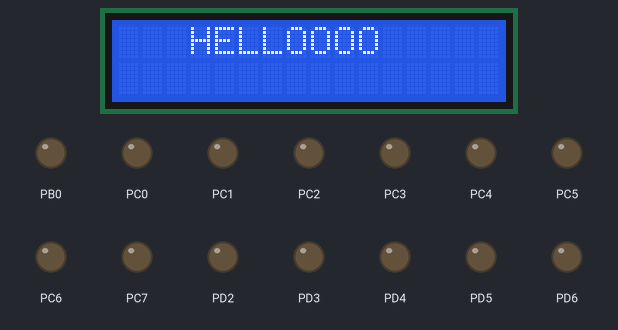
Bench run of a program on a simulated ATmega32, built with avr-gcc and emulated at 16 MHz. Shown: 16×2 character LCD, output pins drawn as LEDs (lit = HIGH). Wiring (inferred from the names in the program): character LCD (HD44780): RS PB1; R/W PB2; E PB3; data PA0, PA1, PA2, PA3, PA4, PA5, PA6, PA7. Pins used as bus, display or sensor lines are not drawn.

Above: at 0.2 s.
At 0.9 s:
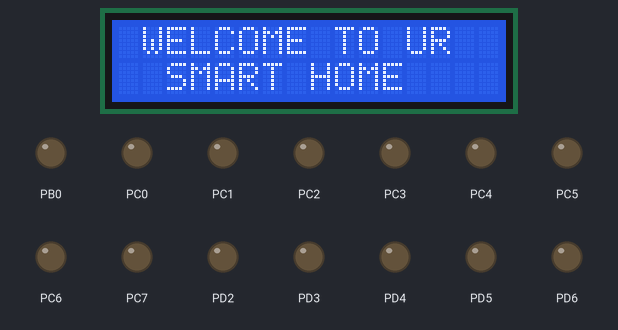

Measured:
- what the display in image 0 shows lasts 0.6 s, from 0.2 s to 0.8 s

The program:

main.c
```c
/*
 * MASTER MCU.c
 *
 * Created: 12/11/2020 10:52:20 PM
 * Author : Mirna
 */

#include <avr/io.h>
#define F_CPU 16000000UL
#include "util/delay.h"
#include "STD_types.h"
#include "DIO.h"
#include "SPI.h"
#include "USART_RS232_H_file.h"
#include "LCD.h"

int main(void)
{


	DIO_Init();
	USART_Init(9600);
	SPI_Init('M');
	SlaveEn();

	LCD_Init();
	LCD_clr();

	LCD_StringPos("HELLOOOO",1,3);
	_delay_ms(500);
	LCD_clr();
	LCD_StringPos("WELCOME TO UR",1,1);
	LCD_StringPos("SMART HOME",2,2);

	_delay_ms(500);


	Uint8 Received_Data;


		while(1)
		{


				Received_Data = USART_RxChar();						/* received data from bluetooth terminal*/
				_delay_ms(100);

				SPI_Write(Received_Data);
				_delay_ms(100);


		}


}
```

ADC.c
```c
/*
 * ADC.c
 *
 * Created: 12/13/2020 11:48:24 AM
 *  Author: Mirna
 */

#include "ADC.h"
#include "DIO.h"
#include <avr/io.h>


void ADC_Init()
{
	setB(ADMUX,REFS0);
	setB(ADMUX,REFS1);
	setB(ADCSRA,ADPS0);
	setB(ADCSRA,ADPS1);
	setB(ADCSRA,ADPS2);
	setB(ADCSRA,ADEN); // enable
}


Uint16 ADC_Read(Uint8 channel)
{
	Uint16 Data=0;


	ADMUX = (ADMUX & 0b11100000)|(channel & 0b00011111);
	setB(ADCSRA,ADSC);

	while (!((ADCSRA) & (1<<ADIF)));
	setB(ADCSRA,ADIF);

	Data = ADCL;
	Data |= (ADCH << 8);

	return Data;

}
```

ADC.h
```c
/*
 * ADC.h
 *
 * Created: 12/13/2020 11:48:34 AM
 *  Author: Mirna
 */


#ifndef ADC_H_
#define ADC_H_

#include "DIO.h"

void ADC_Init();
Uint16 ADC_Read(Uint8 channel);

#endif /* ADC_H_ */
```

SPI.c
```c
/*
 * SPI.c
 *
 * Created: 12/11/2020 9:37:23 PM
 *  Author: Mirna
 */
#include "SPI.h"


void SPI_Init(Uint8 state)
{
	switch (state)
	{

		case 'M' :
		SPCR |= (1<<SPE)|(1<<MSTR);
		SlaveDis();
		break;

		case 'S' :
		SPCR |= (1<<SPE);
		break;

	}
}

void SPI_Write(Uint8 data)
{
	char flush_buffer;
	SPDR = data;
	while(!(SPSR & (1<<SPIF)));
	flush_buffer = SPDR;
}

Uint8 SPI_Receive()
{
	while(!(SPSR & (1<<SPIF)));
	return(SPDR);
}
```

SPI.h
```c
/*
 * SPI.h
 *
 * Created: 12/11/2020 9:37:41 PM
 *  Author: Mirna
 */


#ifndef SPI_H_
#define SPI_H_

#include "DIO.h"
#include "avr/io.h"


#define SS   DIO_channelB4
#define MOSI DIO_channelB5
#define MISO DIO_channelB6
#define SCK  DIO_channelB7

#define SlaveEn() (DIO_write(SS,STD_low))
#define SlaveDis() (DIO_write(SS,STD_high))

void SPI_Init(Uint8);
void SPI_Write(Uint8 data);
Uint8 SPI_Receive();


#endif /* SPI_H_ */
```

USART_RS232_C_file.c
```c
/*
 * USART_RS232_C_file.c
 *
 * Created: 12/11/2020 9:37:23 PM
 *  Author: Mirna
 */

#include "USART_RS232_H_file.h"

void USART_Init(unsigned long BAUDRATE)
{
	UCSRB |= (1 << RXEN) | (1 << TXEN);
	UCSRC |= (1 << URSEL)| (1 << UCSZ0) | (1 << UCSZ1);
	UBRRL = BAUD_PRESCALE;
	UBRRH = (BAUD_PRESCALE >> 8);
}

char USART_RxChar()
{
	while (!(UCSRA & (1 << RXC)));
	return(UDR);
}

void USART_TxChar(char data)
{
	UDR = data;
	while (!(UCSRA & (1<<UDRE)));
}

void USART_SendString(char *str)
{
	int i=0;
	while (str[i]!=0)
	{
		USART_TxChar(str[i]);
		i++;
	}
}
```

USART_RS232_H_file.h
```c
/*
 * USART_RS232_C_file.h
 *
 * Created: 12/11/2020 9:37:23 PM
 *  Author: Mirna
 */

#ifndef USART_RS232_H_FILE_H_
#define USART_RS232_H_FILE_H_

#define F_CPU 16000000UL
#include <avr/io.h>
#define BAUD_PRESCALE (((F_CPU / (BAUDRATE * 16UL))) - 1)

void USART_Init(unsigned long);
char USART_RxChar();
void USART_TxChar(char);
void USART_SendString(char*);


#endif									
```

LCD.c
```c
/*
* LCD.c
*
* Created: 9/29/2020 7:06:10 PM
*  Author: Mirna
*/

#include "LCD.h"

void LCD_cmd(Uint8 cmd)
{
	LCDDataPort = ((LCDDataPort & 0x0F)|(cmd & 0xF0));
	DIO_write(RS,STD_low);
	DIO_write(E,STD_high);
	_delay_us(100);
	DIO_write(E,STD_low);

	_delay_ms(5);

	LCDDataPort = ((LCDDataPort & 0x0F)|(cmd << 4));
	DIO_write(RS,STD_low);
	DIO_write(E,STD_high);
	_delay_us(100);
	DIO_write(E,STD_low);
	_delay_ms(2);
}

void LCD_Init()
{
	DIO_write(RW,STD_low);

	_delay_ms(20);
	LCD_cmd(0x33);;
	_delay_us(200);
	LCD_cmd(0x32);
	LCD_cmd(0x28);
	LCD_cmd(0x07);
	LCD_cmd(0x06);
	LCD_cmd(0x18);
	LCD_cmd(0x0C);

	LCD_cmd(0x01);//clear
	_delay_ms(2);
}

void LCD_char(Sint8 data)
{
	LCDDataPort = ((LCDDataPort & 0x0F)|(data & 0xF0));
	DIO_write(RS,STD_high);
	DIO_write(E,STD_high);
	_delay_us(100);
	DIO_write(E,STD_low);

	_delay_ms(5);

	LCDDataPort = ((LCDDataPort & 0x0F)|(data << 4));
	DIO_write(RS,STD_high);
	DIO_write(E,STD_high);
	_delay_us(100);
	DIO_write(E,STD_low);
	_delay_ms(2);

}

void LCD_string(Sint8 * string)
{
	Uint8 count=0;
	while(string[count] != '\0')
	{
		LCD_char(string[count]);
		count++;
	}

}

void LCD_clr(void)
{
	LCD_cmd(0x01);
}

void LCD_StringPos(Sint8 * string,Uint8 row, Uint8 col)
{
	switch(row)
	{
		case 1:
		LCD_cmd(0x80 |(col & 0x0F));
		LCD_string(string);
		break;

		case 2:
		LCD_cmd(0xC0 |(col & 0x0F));
		LCD_string(string);
		break;


	}
}
void LCD_CustomChar(Uint8 * data , Uint8 loc)
{
	if (loc<8)
	{
		Uint8 i = 0;
		LCD_cmd(0x40 + (loc*8));
		for(i=0; i<8; i++)
		{
			LCD_char(data[i]);
		}
	}
}
```

LCD.h
```c
/*
 * LCD.h
 *
 * Created: 9/29/2020 7:06:25 PM
 *  Author: Mirna
 */


#ifndef LCD_H_
#define LCD_H_

#include "DIO.h"

#define  F_CPU 16000000UL
#include <util/delay.h>

#define  RS DIO_channelB1
#define  RW DIO_channelB2
#define  E DIO_channelB3

#define LCDDataPort PORTA_reg

void LCD_Init();
void LCD_cmd(Uint8 cmd);
void LCD_clr(void);
void LCD_char(Sint8 data);
void LCD_string(Sint8 * string);
void LCD_StringPos(Sint8 * string,Uint8 row, Uint8 col);
void LCD_CustomChar(Uint8 * data , Uint8 loc);

#endif /* LCD_H_ */
```

BitMath.h
```c
/*
 * BitMath.h
 *
 * Created: 9/29/2020 12:53:16 AM
 *  Author: Mirna
 */


#ifndef BITMATH_H_
#define BITMATH_H_

#define setB(reg,bit)     reg|=(1<<bit)
#define clrB(reg,bit)     reg&=~(1<<bit)
#define getB(reg,bit)     ((reg>>bit) & 1)
#define toggleB(reg,bit)  reg^=(1<<bit)


#endif /* BITMATH_H_ */
```

DIO.c
```c
/*
 * DIO.c
 *
 * Created: 9/29/2020 1:20:52 AM
 *  Author: Mirna
 */
#include "DIO.h"

void DIO_write(DIO_ChannelTypes ChannelID, STD_LevelTypes level)
{
	DIO_PortTypes portX = ChannelID/8;
	DIO_ChannelTypes ChannelPos = ChannelID%8;

	switch (portX)
	{
		case DIO_portA:
		if (level == STD_high)
		{
			setB(PORTA_reg, ChannelPos);
		}
		else
		{
			clrB(PORTA_reg, ChannelPos);
		}
		break;

// ----------------------------------------------------------

		case DIO_portB:
		if (level == STD_high)
		{
			setB(PORTB_reg, ChannelPos);
		}
		else
		{
			clrB(PORTB_reg, ChannelPos);
		}
		break;

// ----------------------------------------------------------

		case DIO_portC:
		if (level == STD_high)
		{
			setB(PORTC_reg, ChannelPos);
		}
		else
		{
			clrB(PORTC_reg, ChannelPos);
		}
		break;

// ----------------------------------------------------------

		case DIO_portD:
		if (level == STD_high)
		{
			setB(PORTD_reg, ChannelPos);
		}
		else
		{
			clrB(PORTD_reg, ChannelPos);
		}
		break;

	}
}

STD_LevelTypes DIO_read(DIO_ChannelTypes ChannelID)
{
	STD_LevelTypes ChannelBit=0;
	DIO_PortTypes portX =  ChannelID /8;
	DIO_ChannelTypes ChannelPos = ChannelID%8;

	switch (portX)
	{
		case DIO_portA:
		ChannelBit = getB (PINA_reg,ChannelPos);
		break;

		case DIO_portB:
		ChannelBit = getB (PINB_reg,ChannelPos);
		break;

		case DIO_portC:
		ChannelBit = getB (PINC_reg,ChannelPos);
		break;

		case DIO_portD:
		ChannelBit = getB (PIND_reg,ChannelPos);
		break;
	}
	return(ChannelBit);
}

void DIO_toggle(DIO_ChannelTypes ChannelID)
{
	DIO_PortTypes portX =  ChannelID /8;
	DIO_ChannelTypes ChannelPos = ChannelID%8;

	switch (portX)
	{

		case DIO_portA:
		toggleB (PORTA_reg,ChannelPos);
		break;

		case DIO_portB:
	    toggleB (PORTB_reg,ChannelPos);
		break;

		case DIO_portC:
		toggleB (PORTC_reg,ChannelPos);
		break;

		case DIO_portD:
		toggleB (PORTD_reg,ChannelPos);
		break;
	}
}
```

DIO.h
```c
/*
 * DIO.h
 *
 * Created: 9/29/2020 1:20:32 AM
 *  Author: Mirna
 */


#ifndef DIO_H_
#define DIO_H_

#include "BitMath.h"
#include "STD_types.h"
#include "DIO_HW.h"
#include "DIO_types.h"
#include "DIO_CFG.h"

void DIO_write(DIO_ChannelTypes ChannelID, STD_LevelTypes level);
STD_LevelTypes DIO_read(DIO_ChannelTypes ChannelID);
void DIO_toggle(DIO_ChannelTypes ChannelID);


#endif /* DIO_H_ */
```

DIO_CFG.c
```c
/*
* DIO_CFG.c
*
* Created: 9/29/2020 1:58:43 AM
*  Author: Mirna
*/

#include "DIO_CFG.h"


void DIO_Init(void)
 {
	const Dio_PinCFG PinCfg[] =
	{
		//PORTA
		{output,STD_high},
		{output,STD_high},
		{output,STD_high},
		{output,STD_high},
		{output,STD_high},
		{output,STD_high},
		{output,STD_high},
		{output,STD_high},
		//PORTB
		{output,STD_high},
		{output,STD_high},
		{output,STD_high},
		{output,STD_high},
		{output,STD_high},
		{output,STD_high},
		{input,STD_low},
		{output,STD_high},
		//PORTC
		{output,STD_high},
		{output,STD_high},
		{output,STD_high},
		{output,STD_high},
		{output,STD_high},
		{output,STD_high},
		{output,STD_high},
		{output,STD_high},
		//PORTD
		{output,STD_high},
		{output,STD_high},
		{output,STD_high},
		{output,STD_high},
		{output,STD_high},
		{output,STD_high},
		{output,STD_high},
		{output,STD_high}
	};

	Uint8 count=0;
	DIO_PortTypes portX;
	DIO_ChannelTypes ChannelPos;

	for (count=DIO_channelA0; count<PINCOUNT ; count++)
	{
		portX = count/8;
		ChannelPos = count%8;

		switch (portX)
		{
			case DIO_portA:
			if (PinCfg[count].PinDir == output)
			{
				setB (DDRA_reg,ChannelPos);
			}
			else
			{
				clrB (DDRA_reg,ChannelPos);
			}
			break;
			// ---------------------------------------------------------------------------

			case DIO_portB:
			if (PinCfg[count].PinDir == output)
			{
				setB (DDRB_reg,ChannelPos);
			}
			else
			{
				clrB (DDRB_reg,ChannelPos);
			}
			break;
			// ---------------------------------------------------------------------------

			case DIO_portC:
			if (PinCfg[count].PinDir == output)
			{
				setB (DDRC_reg,ChannelPos);
			}
			else
			{
				clrB (DDRC_reg,ChannelPos);
			}
			break;
			// ---------------------------------------------------------------------------

			case DIO_portD:
			if (PinCfg[count].PinDir == output)
			{
				setB (DDRD_reg,ChannelPos);
			}
			else
			{
				clrB (DDRD_reg,ChannelPos);
			}
			break;


		}
	}
}
```

DIO_CFG.h
```c
/*
 * DIO_CFG.h
 *
 * Created: 9/29/2020 1:45:46 AM
 *  Author: Mirna
 */


#ifndef DIO_CFG_H_
#define DIO_CFG_H_

#include "DIO.h"

typedef struct {
	DIO_DirTypes PinDir;
	STD_LevelTypes PinLevel;
	}Dio_PinCFG;

#define PINCOUNT 32

void DIO_Init(void);


#endif /* DIO_CFG_H_ */
```

DIO_HW.h
```c
/*
 * DIO_HW.h
 *
 * Created: 9/29/2020 1:02:13 AM
 *  Author: Mirna
 */


#ifndef DIO_HW_H_
#define DIO_HW_H_

#define PORTA_reg (*((volatile Uint8*)0x3B))
#define DDRA_reg (*((volatile Uint8*)0x3A))
#define PINA_reg (*((volatile Uint8*)0x39))

#define PORTB_reg (*((volatile Uint8*)0x38))
#define DDRB_reg (*((volatile Uint8*)0x37))
#define PINB_reg (*((volatile Uint8*)0x36))

#define PORTC_reg (*((volatile Uint8*)0x35))
#define DDRC_reg (*((volatile Uint8*)0x34))
#define PINC_reg (*((volatile Uint8*)0x33))

#define PORTD_reg (*((volatile Uint8*)0x32))
#define DDRD_reg (*((volatile Uint8*)0x31))
#define PIND_reg (*((volatile Uint8*)0x30))


#endif /* DIO_HW_H_ */
```

DIO_types.h
```c
/*
* DIO_types.h
*
* Created: 9/29/2020 1:09:04 AM
*  Author: Mirna
*/


#ifndef DIO_TYPES_H_
#define DIO_TYPES_H_

typedef enum{
	DIO_channelA0=0,
	DIO_channelA1,
	DIO_channelA2,
	DIO_channelA3,
	DIO_channelA4,
	DIO_channelA5,
	DIO_channelA6,
	DIO_channelA7,

	DIO_channelB0,
	DIO_channelB1,
	DIO_channelB2,
	DIO_channelB3,
	DIO_channelB4,
	DIO_channelB5,
	DIO_channelB6,
	DIO_channelB7,

	DIO_channelC0,
	DIO_channelC1,
	DIO_channelC2,
	DIO_channelC3,
	DIO_channelC4,
	DIO_channelC5,
	DIO_channelC6,
	DIO_channelC7,

	DIO_channelD0,
	DIO_channelD1,
	DIO_channelD2,
	DIO_channelD3,
	DIO_channelD4,
	DIO_channelD5,
	DIO_channelD6,
	DIO_channelD7

}DIO_ChannelTypes;

typedef enum{
	DIO_portA=0,
	DIO_portB,
	DIO_portC,
	DIO_portD

	}DIO_PortTypes;


typedef enum {
	input=0,
	output
	}DIO_DirTypes;


#endif /* DIO_TYPES_H_ */
```

STD_types.h
```c
/*
 * STD_types.h
 *
 * Created: 9/29/2020 12:55:17 AM
 *  Author: Mirna
 */


#ifndef STD_TYPES_H_
#define STD_TYPES_H_
#include "BitMath.h"

typedef			unsigned char		      Uint8;
typedef			unsigned short		      Uint16;
typedef			unsigned long             Uint32;
typedef			unsigned long long        Uint64;
typedef			signed char               Sint8;
typedef         short                     Sint16;
typedef         long				      Sint32;
typedef         long long				  Sint64;

typedef	enum {
	STD_low=0,
	STD_high
	}STD_LevelTypes;


#endif /* STD_TYPES_H_ */
```
